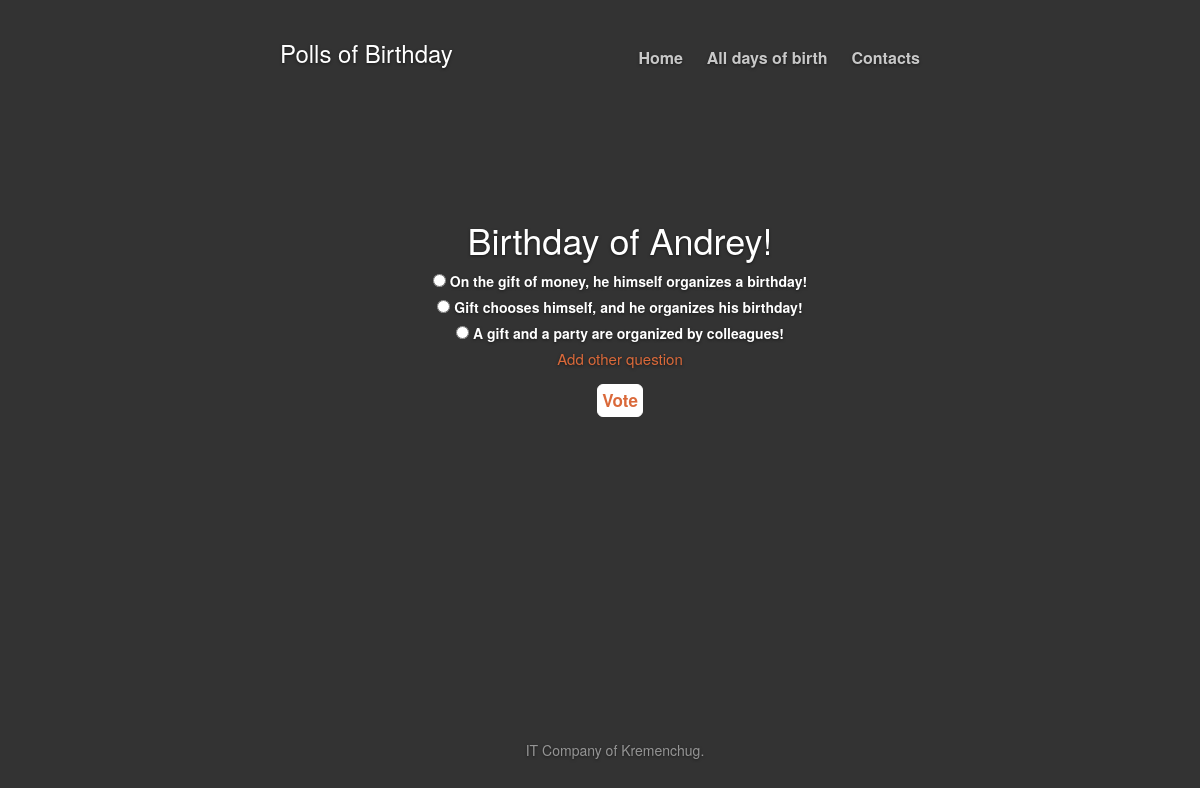
Screenshot of /17/vote/ with the database file from the repository.
### polls/models.py (models this page shows, shortened)
@python_2_unicode_compatible
class Question(models.Model):
    question_text = models.CharField(max_length=200)
    pub_date = models.DateTimeField('date published')
    def was_published_recently(self):
        now = timezone.now()
        return now - datetime.timedelta(days=1) <= self.pub_date <= now
    was_published_recently.admin_order_field = 'pub_date'
    was_published_recently.boolean = True
    was_published_recently.short_description = 'Published recently?'

@python_2_unicode_compatible
class Choice(models.Model):
    question = models.ForeignKey(Question, on_delete=models.CASCADE)
    choice_text = models.CharField(max_length=200)
    votes = models.IntegerField(default=0)

### polls/views.py (the view, shortened to what this page needs)
# urls.py: url(r'^(?P<question_id>[0-9]+)/vote/$', views.vote, name='vote'),
def vote(request, question_id):
    question = get_object_or_404(Question, pk=question_id)
    return render(request, 'polls/detail.html', {'question': question})

### polls/templates/polls/detail.html (shortened to what this page needs)
{% extends "polls/greeting.html" %}
{% block content %}
    <div class="container">
      <div class="cover-container">
         <div class="">
         <div class="inner">
           <h3 class="masthead-brand">Polls of Birthday</h3>
           <nav>
           <ul class="nav masthead-nav">
            <li><a href=" {% url 'polls:greeting' %} ">Home</a></li>
            <li><a href=" {% url 'polls:index' %} ">All days of birth</a></li>
            <li><a href=" {% url 'polls:contact' %}">Contacts</a></li>
           </ul>
           </nav>
           </div>
           </div>
           <div class="inner cover">
         <ul style="padding-top: 140px;">
             <h1>{{ question.question_text }}</h1>
            <form action="{% url 'polls:vote' question.id %}" method="post">
                {% for choice in question.choice_set.all %}
                    <input type="radio" name="choice" id="choice{{ forloop.counter }}" value="{{ choice.id }}" />
                    <label for="choice{{ forloop.counter }}">{{ choice.choice_text }}</label><br />
                {% endfor %}
            <li class="add_question" ><a class="add_question" style=" color:#da693a" href=" {% url 'polls:add_question' question.id %}">Add other question</a></li>
            <input class='btn btn-lg btn-default btn_chenge' style="color:#da693a" type="submit" value="Vote">
            </form>
        </ul>
            </div>
{% endblock %}

### polls/static/polls/style.css (style rules this page uses)
html { min-height: 100%; }
.container { max-width:960px; margin:0 auto; }
.container:before, .container:after { display: table; content: " "; clear: both; }
.nav { margin-top: 7px; }
.cover { padding: 40px 20px; }
.add_question { list-style: none; font-size: 15px; }
.btn_chenge { color: #da693a; padding: 4px !important; font-size: 17px; margin-top: 15px; }

### rows the page displays
Question: question_text "Birthday of Andrey!"
Choice: choice_text "On the gift of money, he himself organizes a birthday!"
Choice: choice_text "Gift chooses himself, and he organizes his birthday!"
Choice: choice_text "A gift and a party are organized by colleagues!"
